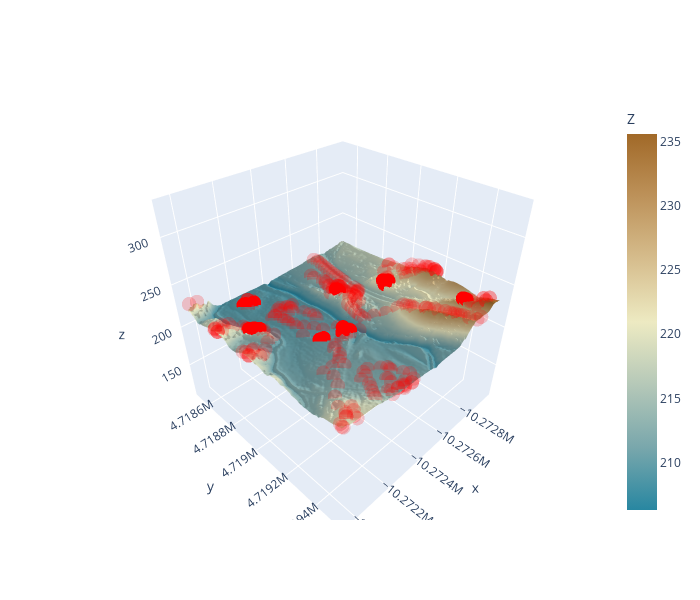

The code cell stored with this chart in its notebook:
### Code cell
from wetland_v.plot import plot_features

fig = plot_features(sampled_points, p_gdf, method = 1, color = "red")
fig.show()

### Figure 1 — Plotly figure (JSON) as saved in the notebook; plotly's stock layout.template omitted (floating-point values rounded to 4 significant figures; data arrays with more than 128 entries replaced by an {"elided": "..."} marker saying what was removed)
{"data": [{"colorbar": {"title": {"text": "Z"}}, "colorscale": [[0, "rgb(40, 135, 161)"], [0.1667, "rgb(121, 167, 172)"], [0.3333, "rgb(181, 200, 184)"], [0.5, "rgb(237, 234, 194)"], [0.6667, "rgb(214, 189, 141)"], [0.8333, "rgb(189, 146, 90)"], [1, "rgb(161, 105, 40)"]], "type": "surface", "x": {"elided": "200x200 float values"}, "y": {"elided": "200x200 float values"}, "z": {"elided": "200x200 float values"}}, {"marker": {"color": "red", "opacity": 0.2, "size": 5, "symbol": "circle"}, "mode": "markers", "name": "Original points", "type": "scatter3d", "x": {"elided": "911 float values"}, "y": {"elided": "911 float values"}, "z": {"elided": "911 float values"}}], "layout": {"height": 600, "scene": {"zaxis": {"range": [106.3, 335.6]}}, "width": 700}}
